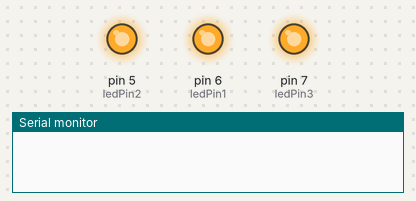
This sketch was run on a simulated Arduino Uno, built with avr-gcc and run on an emulated ATmega328P. On the bench: output pins drawn as LEDs (lit = HIGH), the last lines printed to the serial monitor.

Above: at 0.05 s.
At 4.95 s:
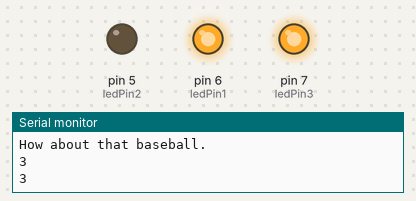
At 9.95 s:
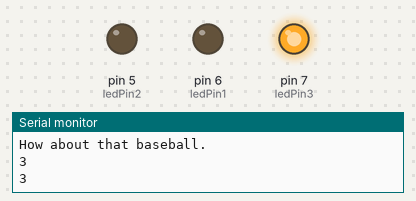
At 19.85 s:
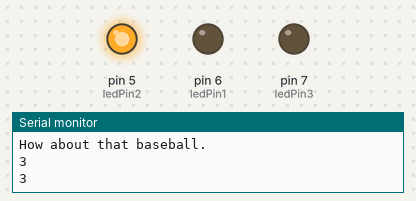
At 29.85 s:
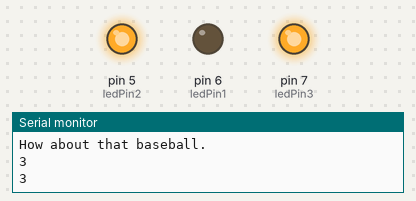
At 39.95 s:
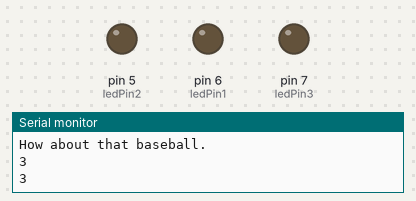
Timing chart, 0 to 40.0 s (numbered marks = the images above):
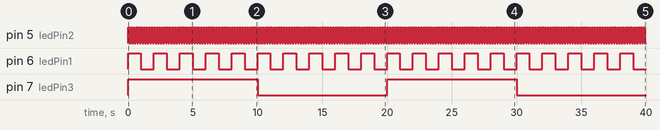

The sketch:

main.ino
```cpp
#include "Timer.h"                     //http://github.com/JChristensen/Timer
// Pin mapping
#define ledPin1 6
#define ledPin2 5
#define ledPin3 7
// Handy macro
#define arr_len( x )  ( sizeof( x ) / sizeof( *x ) )
Timer t;

char* phrases[] = {
  "Hello I am hal 9000.",
  "Pleased to meet you.",
  "How is that coffee today?",
  "How about that baseball."
};

void printLn () {
  static int phrasesIndex = 0;
  if (phrasesIndex >= arr_len(phrases) - 1) {
    phrasesIndex = 0;
  }
  // HAL say some sequence.
  Serial.println("......Index #" + String(phrasesIndex) + "....");
  Serial.println(phrases[++phrasesIndex]);
  Serial.println(String(arr_len(phrases) - 1));
  Serial.println(String(phrasesIndex));
}

void setup () {
  Serial.begin(9600);
  pinMode(ledPin1, OUTPUT);
  pinMode(ledPin2, OUTPUT);
  pinMode(ledPin3, OUTPUT);
  int led1Event = t.oscillate(ledPin1, 1000, HIGH);
  int led2Event = t.oscillate(ledPin2, 100, HIGH);
  int led3Event = t.oscillate(ledPin3, 10000, HIGH);
  t.every(1000, printLn, arr_len(phrases) - 1);
  // t.after(10000, turnOff);
}

void loop () {
  t.update();
}
```

Measured:
- by itself, pin 5 (ledPin2): alternates HIGH for 0.10 s and LOW for 0.10 s
- by itself, pin 6 (ledPin1): alternates HIGH for 1.0 s and LOW for 1.0 s
- by itself, pin 7 (ledPin3): HIGH → LOW at 10.0 s, → HIGH 10.0 s later, → LOW 10.0 s later
